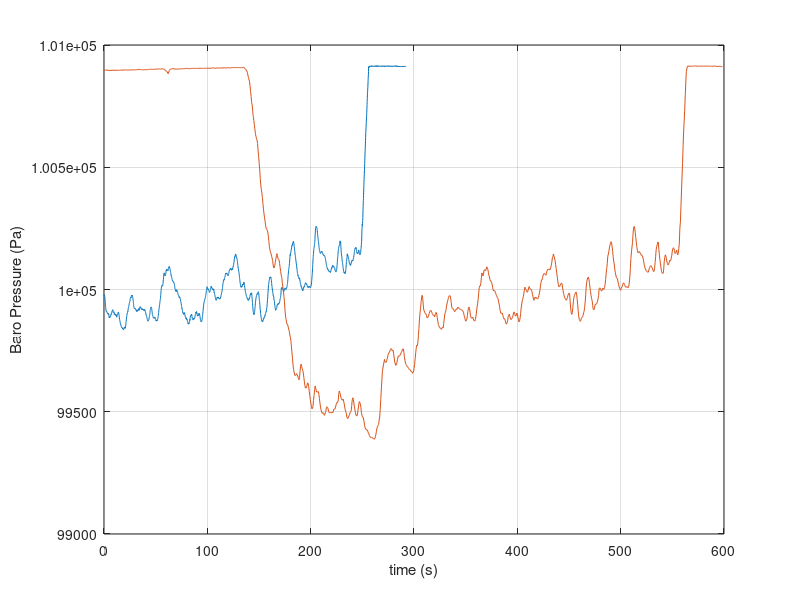

Here is the MATLAB script that generated this plot: (Note: this script raises an error after producing the figure.)
clc; clear; close all;
addpath('dataflash')
addpath('radio_telemetry')
flash = load('2014-12-02 10-58-22.log-48692.mat');
radio = load('2014-12-02 10-53-15.tlog.mat');

%% Plot Pressure
figure(1)
flash.ptime = (flash.BARO(:,2)- flash.BARO(1,2))*0.001; %s
flash.p = flash.BARO(:,4);
plot(flash.ptime,flash.p)
hold all
radio.p = radio.press_abs_mavlink_scaled_pressure_t(:,2) * 100; %Pascals
radio.time = (radio.time_boot_ms_mavlink_scaled_pressure_t(:,2) - radio.time_boot_ms_mavlink_scaled_pressure_t(1,2)) *0.001;
plot(radio.time,radio.p)
xlabel('time (s)');
ylabel('Baro Pressure (Pa)')
grid on
legend('dataflash','radio',0)

%% Pressure altitude
Hchart = 0:0.01:10;                    %km
Pchart = atmo_p(Hchart);               %Pa
radio.p_alt = interp1(Pchart,Hchart,radio.p)*1000;  %m
radio.p_alt = radio.p_alt - radio.p_alt(end);
flash.p_alt = interp1(Pchart,Hchart,flash.p)*1000;  %m
flash.p_alt = flash.p_alt - flash.p_alt(end);

figure(2)
plot(flash.ptime,flash.p_alt*3.28084,'.')
hold all
flash.GPS = flash.GPS(3:end,:);
flash.GPStime = (flash.GPS(:,3)-flash.GPS(1,3))*0.001; %s
flash.GPSalt = flash.GPS(:,10) - 149.8;
plot(flash.GPStime,flash.GPSalt*3.28084,'.')
%hold all
%plot(radio.time,radio.p_alt*3.28084)
hold all
plot((248.4)*[1 1],get(gca,'ylim'),'k');
hold all
plot((256)*[1 1],get(gca,'ylim'),'k');
xlabel('time (s)')
ylabel('altitude AGL (ft)')
grid on
legend('dataflash pressure alt','dataflash GPS alt',0)

%% Vertical Velocity
flash.pvz(1) = 0;                                                 %(m/s)
for n = 2:1:length(flash.ptime)
   dt = flash.ptime(n) - flash.ptime(n-1);
   flash.pvz(n) = (flash.p_alt(n) - flash.p_alt(n-1) )/dt;   %(m/s)
end

flash.GPSvz(1) = 0;                                                 %(m/s)
for n = 2:1:length(flash.GPStime)
   dt = flash.GPStime(n) - flash.GPStime(n-1);
   flash.GPSvz(n) = (flash.GPSalt(n) - flash.GPSalt(n-1) )/dt;   %(m/s)
end

figure(3)
plot(flash.ptime,flash.pvz*3.28084,'.b')
hold all
plot(flash.GPStime,flash.GPSvz*3.28084,'.r')
hold all
%windowSize = 5;
%b = (1/windowSize)*ones(1,windowSize);
%a = 1;
%flash.pvz_filter = filter(b,a,flash.pvz);
%flash.GPSvz_filter = filter(b,a,flash.GPSvz);
[~,flash.pvz_filter] = movavg(flash.pvz,1,10,0);
[~,flash.GPSvz_filter] = movavg(flash.GPSvz,1,10,0);
plot(flash.ptime,flash.pvz_filter*3.28084,'b')
hold all
plot(flash.GPStime,flash.GPSvz_filter*3.28084,'r')
hold all
plot((248.4)*[1 1],get(gca,'ylim'),'k');
hold all
plot((256)*[1 1],get(gca,'ylim'),'k');
xlabel('time (s)')
ylabel('Vertical Speed (ft/s)')
legend('dataflash pressure alt','dataflash GPS alt','dataflash pressure alt (filtered)','dataflash GPS alt (filtered)','parachute deployment','ground impact',0)

figure(4)
m = 3.50173; %kg
plot(flash.ptime,flash.pvz.^2*0.737562149/2*m,'.b')
hold all
plot(flash.GPStime,flash.GPSvz.^2*0.737562149/2*m,'.r')
hold all
plot(flash.ptime,flash.pvz_filter.^2*0.737562149/2*m,'b')
hold all
plot(flash.GPStime,flash.GPSvz_filter.^2*0.737562149/2*m,'r')
hold all
plot((248.4)*[1 1],get(gca,'ylim'),'k');
hold all
plot((256)*[1 1],get(gca,'ylim'),'k');
xlabel('time (s)')
ylabel('Kinetic energy (ft-lbs)')
legend('dataflash pressure alt','dataflash GPS alt','dataflash pressure alt (filtered)','dataflash GPS alt (filtered)','parachute deployment','ground impact',0)

%% Accelerometers
figure(5)
flash.IMUtime = (flash.IMU(:,2) - flash.IMU(1,2)) * 0.001;
plot(flash.IMUtime,flash.IMU(:,6)/9.81)
hold all
plot(flash.IMUtime,flash.IMU(:,7)/9.81)
hold all
plot(flash.IMUtime,flash.IMU(:,8)/9.81)
grid on 
legend('x','y','z',0)

%% GPS sats
figure(6)
plot(flash.GPStime,flash.GPS(:,5))
xlabel('time (s)')
ylabel('Nsats')
grid on





%{
lat = GPS(:,7);
long = GPS(:,8);
gps_alt = GPS(:,10);
gps_time = GPS(:,3);

%format 3d trajectory
trajectory = [gps_alt,long,lat];
%}
